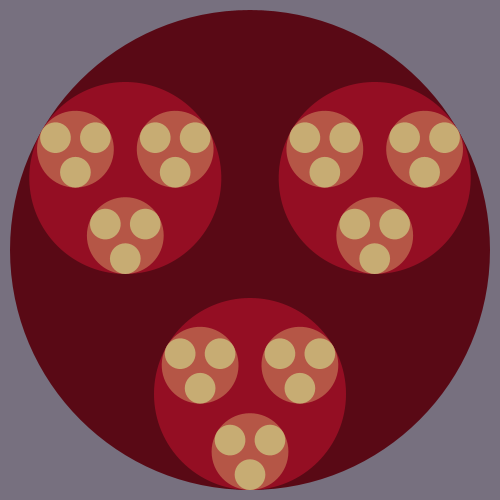
Frame 1 (no input)
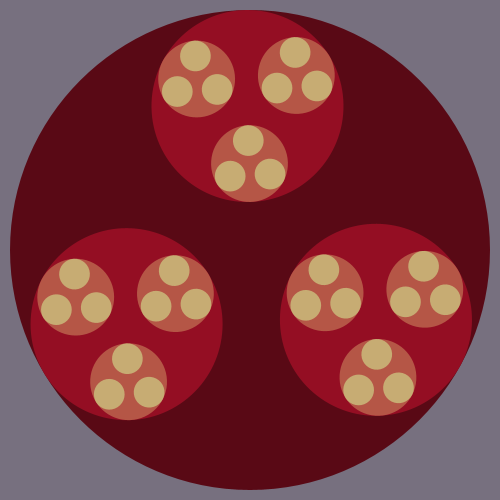
Frame 60 (the mouse pressed at the canvas centre just before this capture)
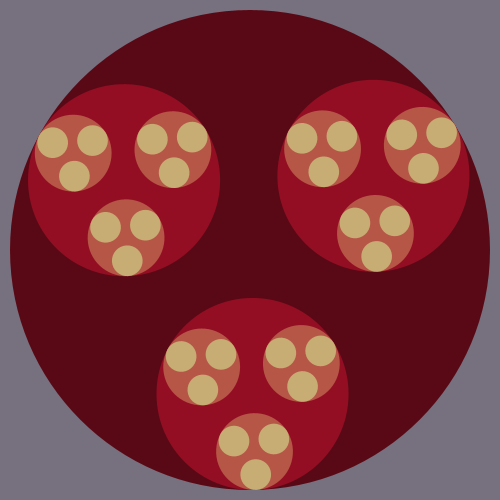
Frame 120 (the mouse held since frame 60 and released just before this capture)

The Processing sketch that drew these frames (run headless with seeded random() and noise(); from frame 60 on, the mouse is pressed at the canvas centre):

// Processing sketch: spinners7
// ── spinners7.pde
int MaxDepth = 4;
float Theta = 0;

void setup() {
   size(500, 500);
   noStroke();
}

void draw() {
   background(119, 112, 127);
   translate(250, 250);
   scale(240.0);
   drawCircles(1);
   Theta += radians(1);
}

void drawCircles(int depth) {
   switch (depth) {
      case 1:  fill(color(89, 9, 21));     break;
      case 2:  fill(color(148, 14, 35));   break;
      case 3:  fill(color(181, 86, 70));   break;
      case 4:  fill(color(199, 172, 115)); break;
      default: return;     
   }
   ellipse(0, 0, 2, 2);

   for (int i=0; i<3; i++) {
      pushMatrix();
        rotate(Theta + radians(i*120));
        translate(0, 0.6);
        scale(0.4);
        drawCircles(depth+1);
      popMatrix();
   }
}
